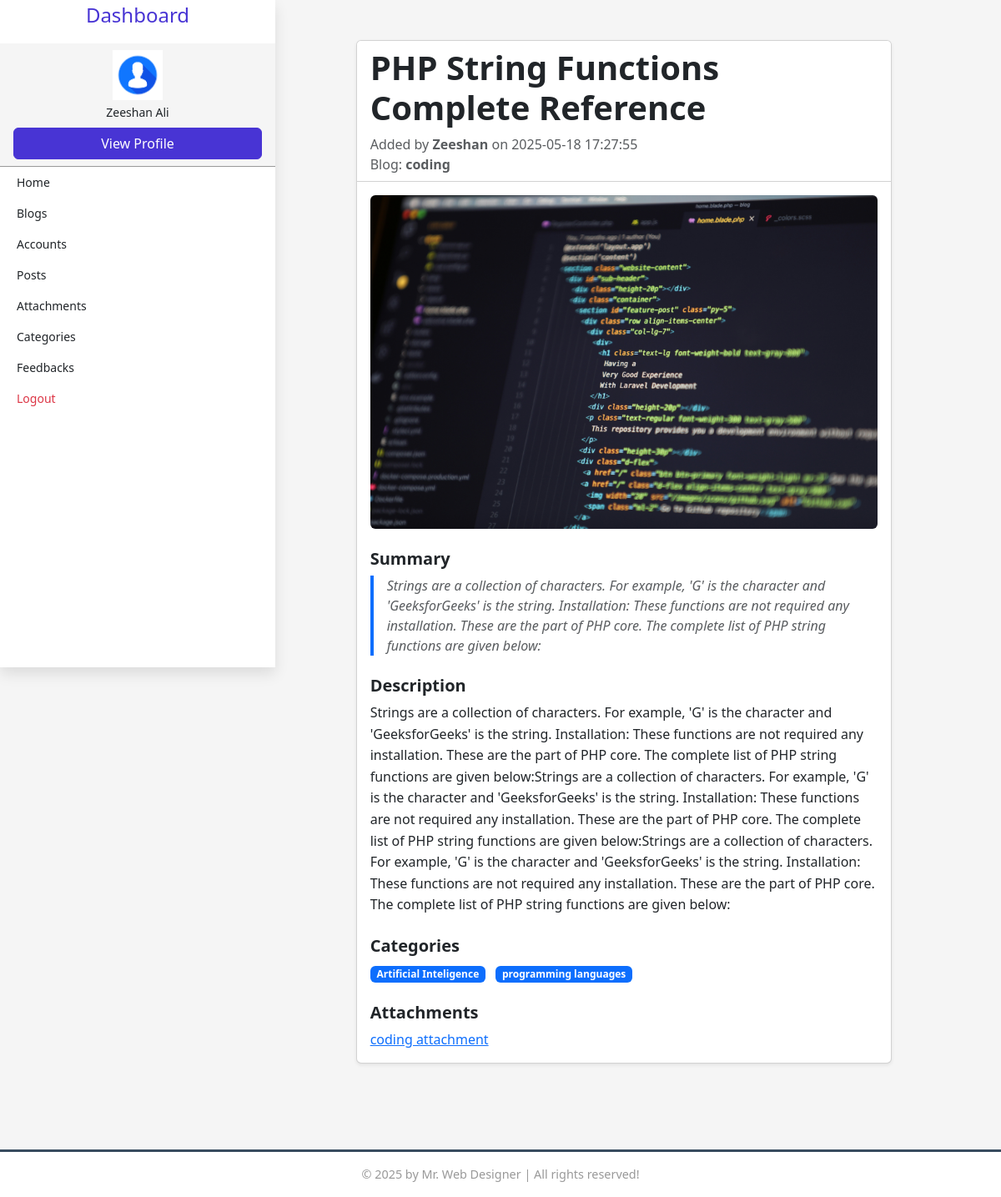
/admin/view_post.php?post_id=27 (signed in), run on the app's committed database.
### tables this page shows
CREATE TABLE `post` (
  `post_id` int(11) NOT NULL AUTO_INCREMENT,
  `blog_id` int(11) DEFAULT NULL,
  `post_title` varchar(200) NOT NULL,
  `post_summary` text NOT NULL,
  `post_description` longtext NOT NULL,
  `featured_image` text DEFAULT NULL,
  `post_status` enum('Active','InActive') DEFAULT NULL,
  `is_comment_allowed` tinyint(1) NOT NULL DEFAULT 1,
  `created_at` timestamp NOT NULL DEFAULT current_timestamp(),
  `updated_at` timestamp NULL DEFAULT NULL,
  PRIMARY KEY (`post_id`),
  KEY `blog_id` (`blog_id`),
  CONSTRAINT `post_ibfk_1` FOREIGN KEY (`blog_id`) REFERENCES `blog` (`blog_id`) ON DELETE CASCADE ON UPDATE CASCADE
);

CREATE TABLE `user` (
  `user_id` int(11) NOT NULL AUTO_INCREMENT,
  `role_id` int(11) DEFAULT NULL,
  `first_name` varchar(50) NOT NULL,
  `last_name` varchar(50) NOT NULL,
  `email` varchar(50) DEFAULT NULL,
  `password` text NOT NULL,
  `gender` enum('Male','Female') DEFAULT NULL,
  `date_of_birth` date DEFAULT NULL,
  `user_image` text DEFAULT NULL,
  `address` text DEFAULT NULL,
  `is_approved` enum('Pending','Approved','Rejected') DEFAULT 'Pending',
  `is_active` enum('Active','InActive') DEFAULT NULL,
  `created_at` timestamp NOT NULL DEFAULT current_timestamp(),
  `updated_at` timestamp NULL DEFAULT NULL,
  PRIMARY KEY (`user_id`),
  KEY `role_id` (`role_id`),
  CONSTRAINT `user_ibfk_1` FOREIGN KEY (`role_id`) REFERENCES `role` (`role_id`) ON DELETE CASCADE ON UPDATE CASCADE
);

CREATE TABLE `blog` (
  `blog_id` int(11) NOT NULL AUTO_INCREMENT,
  `user_id` int(11) DEFAULT NULL,
  `blog_title` varchar(200) DEFAULT NULL,
  `post_per_page` int(11) DEFAULT NULL,
  `blog_background_image` text DEFAULT NULL,
  `blog_status` enum('Active','InActive') DEFAULT NULL,
  `created_at` timestamp NOT NULL DEFAULT current_timestamp(),
  `updated_at` timestamp NULL DEFAULT NULL,
  PRIMARY KEY (`blog_id`),
  KEY `user_id` (`user_id`),
  CONSTRAINT `blog_ibfk_1` FOREIGN KEY (`user_id`) REFERENCES `user` (`user_id`) ON DELETE CASCADE ON UPDATE CASCADE
);

CREATE TABLE `category` (
  `category_id` int(11) NOT NULL AUTO_INCREMENT,
  `category_title` varchar(100) DEFAULT NULL,
  `category_description` text DEFAULT NULL,
  `category_status` enum('Active','InActive') DEFAULT NULL,
  `created_at` timestamp NOT NULL DEFAULT current_timestamp(),
  `updated_at` timestamp NULL DEFAULT NULL,
  PRIMARY KEY (`category_id`)
);

CREATE TABLE `post_atachment` (
  `post_atachment_id` int(11) NOT NULL AUTO_INCREMENT,
  `post_id` int(11) DEFAULT NULL,
  `post_attachment_title` varchar(200) DEFAULT NULL,
  `post_attachment_path` text DEFAULT NULL,
  `is_active` enum('Active','InActive') DEFAULT NULL,
  `created_at` timestamp NOT NULL DEFAULT current_timestamp() ON UPDATE current_timestamp(),
  `updated_at` timestamp NULL DEFAULT NULL,
  PRIMARY KEY (`post_atachment_id`),
  KEY `fk1` (`post_id`),
  CONSTRAINT `fk1` FOREIGN KEY (`post_id`) REFERENCES `post` (`post_id`) ON DELETE CASCADE ON UPDATE CASCADE
);

### admin/view_post.php (the view, shortened to what this page needs)
<?php
require("../require/dashboard_layout.php");
require("../require/db_connection/connection.php");
if (isset($_GET['post_id'])) {
    $post_id = $_GET['post_id'];
    $query = "SELECT * FROM post p
                JOIN blog b
                ON b.`blog_id` = p.`blog_id`
                JOIN USER u
                ON b.`user_id` = u.`user_id`
                WHERE post_id = " . $post_id;
    $result = mysqli_query($connection, $query);
    $row = mysqli_fetch_assoc($result);
}
?>
<section class="py-5 ms-5 col-8">
    <div class="container">
        <div class="row justify-content-center">
            <div class="col-lg-10">
                <div class="card shadow-sm mb-5">
                    <div class="card-header bg-white">
                        <h1 class="fw-bold mb-2"><?= $row['post_title'] ?></h1>
                        <p class="text-muted mb-0">Added by <strong><?= $row['first_name'] ?></strong> on <?= $row['created_at'] ?></p>
                        <p class="text-muted mb-0"> <?= "Blog: <b>" . $row['blog_title'] . "</b>" ?? ""  ?></p>
                    </div>
                    <div class="card-body">
                        <img src="<?= "../processes/" . $row['featured_image'] ?>" alt="Post Image" style="width: 100%; height:400px;object-fit:cover" class="img-fluid rounded mb-4">
                        <h5 class="fw-semibold">Summary</h5>
                        <blockquote class="border-start border-4 border-primary ps-3 fst-italic text-muted">
                            <?= $row['post_summary'] ?>
                        </blockquote>
                        <h5 class="fw-semibold mt-4">Description</h5>
                        <div class="post-content" style="overflow-wrap:anywhere; line-height:1.6;">
                            <?= $row['post_description'] ?>
                        </div>
                        <?php
                        $cat_query = "SELECT c.category_title
                                    FROM post_category pc
                                    JOIN category c ON pc.category_id = c.category_id
                                    WHERE pc.post_id = " . (int)$post_id;
                        $cat_result = mysqli_query($connection, $cat_query);
                        if ($cat_result->num_rows > 0) {
                        ?>
                            <h5 class="fw-semibold mt-4">Categories</h5>
                            <div class="mb-3">
                                <?php while ($cat_row = mysqli_fetch_assoc($cat_result)) {
                                    $category = $cat_row['category_title'];
                                ?>
                                    <span class="badge bg-primary me-2"><?= $category ?></span>
                                <?php } ?>
                            </div>
                        <?php
                        }
                        ?>
                        <?php
                        $query = "SELECT * from post_atachment where post_id=" . $_GET['post_id'];
                        $result = mysqli_query($connection, $query);
                        if ($result->num_rows) {
                        ?>
                            <h5 class="fw-semibold mt-4">Attachments</h5>
                            <?php
                            while ($row = mysqli_fetch_assoc($result)) {
                            ?>
                                <div>
                                    <a href="<?= "../processes/" . $row['post_attachment_path'] ?>"><?= $row['post_attachment_title'] ?></a>
                                </div>
                        <?php
                            }
                        }
                        ?>
                    </div>
                </div>
            </div>
        </div>
    </div>
</section>

### css/admin_style.css (style rules this page uses)
:root { --main-color: #4834d4; --red: #e74c3c; --black: #384c5f; --white: #fff; --light-bg: #f5f5f5; --light-color: #999; --border: .2rem solid var(--black); --box-shadow: 0 .5rem 1rem rgba(0, 0, 0, .1); }
body { margin: 0; padding: 0; background-color: var(--light-bg); font-family: 'Segoe UI', Tahoma, Geneva, Verdana, sans-serif; display: flex; flex-direction: column; min-height: 100vh; }
body { margin: 0; padding-bottom: 4rem; }

### css/style.css (style rules this page uses)
:root { --primary: #4834d4; --dark-bg: rgba(0, 0, 0, 0.6); --text-light: #f8f9fa; }
.card { transition: transform 0.3s ease, box-shadow 0.3s ease; }

### data on the page
post: post_title "PHP String Functions Complete Reference", user.first_name "Zeeshan", user.created_at "2025-05-18 17:27:55", blog.blog_title "Blog: coding", featured_image (picture), post_summary "Strings are a collection of characters. For example, 'G' is the character and 'GeeksforGeeks' is the string. Installation: These functions are not required any installation. These are the part of PHP core. The complete list of PHP string functions are given below:", post_description "Strings are a collection of characters. For example, 'G' is the character and 'GeeksforGeeks' is the string. Installation: These functions are not required any installation. These are the part of PHP core. The complete list of PHP string functions are given below:Strings are a collection of characters. For example, 'G' is the character and 'GeeksforGeeks' is the string. Installation: These functions are not required any installation. These are the part of PHP core. The complete list of PHP string functions are given below:Strings are a collection of characters. For example, 'G' is the character and 'GeeksforGeeks' is the string. Installation: These functions are not required any…"
category: category_title "Artificial Inteligence"
category: category_title "programming languages"
post_atachment: post_attachment_title "coding attachment"

### other printed values
$_SESSION['user']['first_name'] "Zeeshan"
$_SESSION['user']['last_name'] "Ali"
